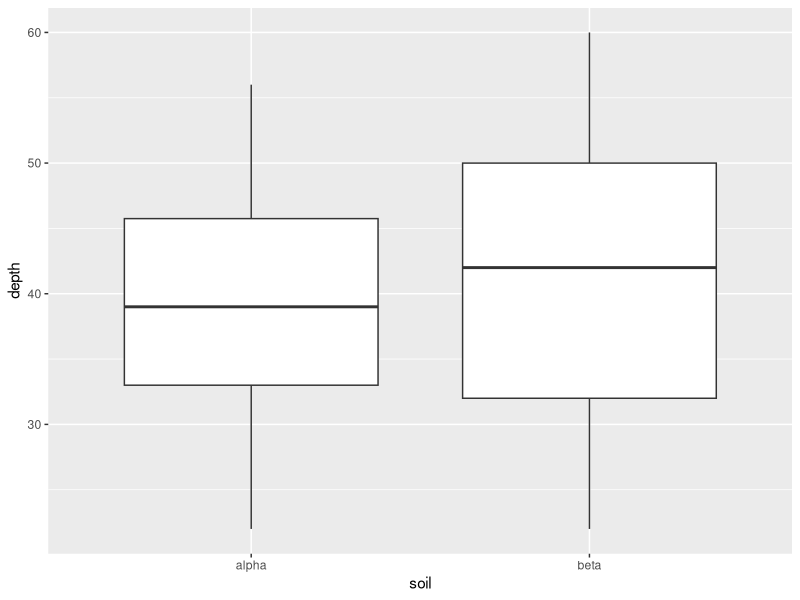
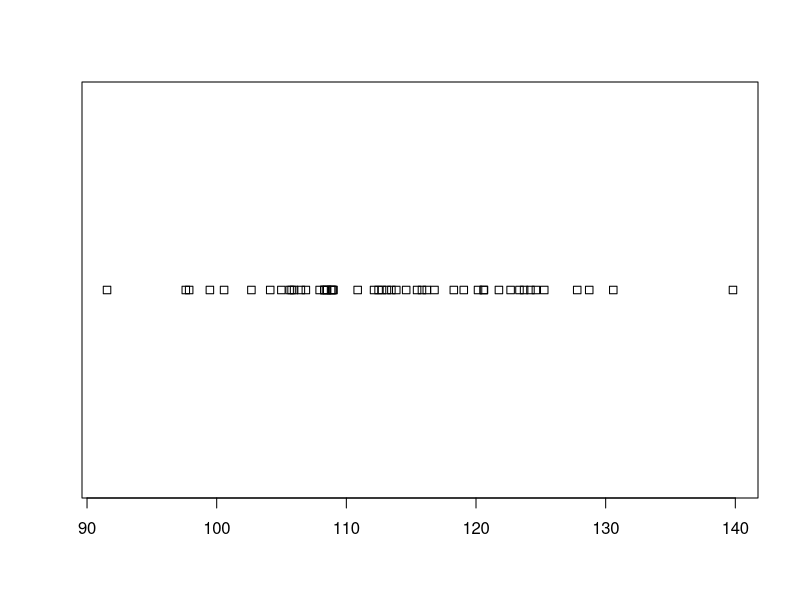
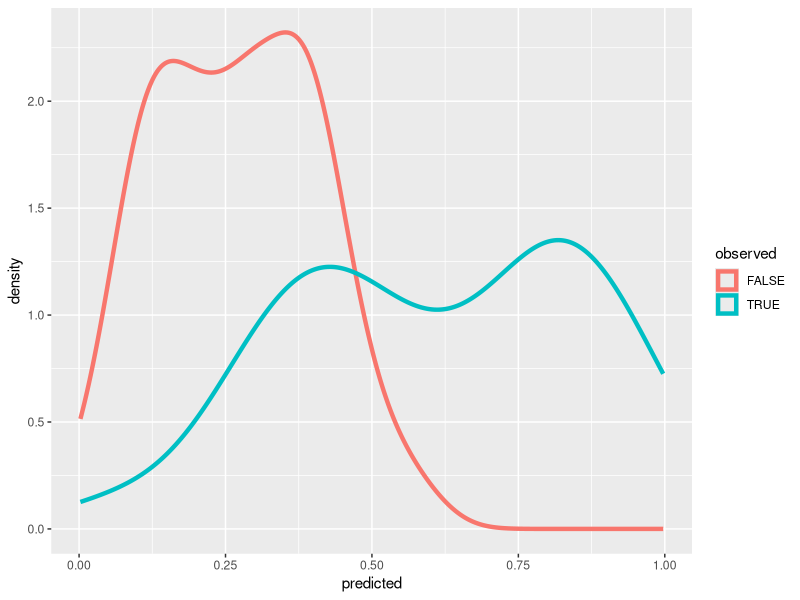

Here is the R script that generated these plots, in order:
## ---- chunk 1
knitr::opts_chunk$set(message = FALSE, warning = FALSE, background='#F7F7F7', fig.align='center', fig.retina=2, dev='png', tidy=FALSE, verbose=FALSE, antialias='cleartype', cache=FALSE)
## ---- chunk 2
library(ggplot2)

# set random seed, so that we all get the same results
set.seed(123)

# create a sample dataset with 10 values between 20 - 60
d1 <- data.frame(
  soil = "alpha",
  depth = sample(20:60, size = 10, replace = TRUE)
  )

# create a sample dataset with 100 values between 20 - 60
d2 <- data.frame(
  soil = "beta",
  depth = sample(20:60, size = 100, replace = TRUE)
  )

# combine d1 and d2
d3 <- rbind(d1, d2)

aggregate(depth ~ soil, data = d3, quantile)

# examine box plots
ggplot(d3, aes(x = soil, y = depth)) + geom_boxplot()
## ---- chunk 3

# calculate the mean of depth
m <- mean(d2$depth)
 
# subtract mean from each value and square (i.e. residuals)
d2$S <- (d2$depth - m)^2
 
#calculate overall sum of squares
SS <- sum(d2$S)
 
#calculate sample variance (length gives us the total number of sample/observations)
SS / (length(d2$depth) - 1)
## ---- chunk 4
aggregate(depth ~ soil, data = d3, var)
## ---- chunk 5
SE <- function(x) sd(x) / sqrt(length(x))

aggregate(depth ~ soil, data = d3, SE)
## ---- chunk 6
# this bootstrap is estimating the uncertainty associated with the variance of d2$depth
# an example of getting a confidence interval through bootstrapping (no assumption of a normal distribution)

# abbreviate our data to simply the commands
d <- d2$depth
n <- length(d)

# set number of iterations
N <- 50

# create a data frame to store the results
boot_stats <- data.frame(
  vars = numeric(N),
  means = numeric(N)
  )

# for each instance (i) in the set from 1 to N (50 in this case)
for (i in 1:N) {
  # create a new variable dB from each bootstrap sample of d
  boot.sample = sample(d, n, replace = TRUE) 
  boot_stats$means[i] = mean(boot.sample)
  boot_stats$vars[i] = var(boot.sample)
  }

quantile(boot_stats$vars)

stripchart(boot_stats$vars)


# Traditional Approach
ci <- c(
  # lower 5th
  l = mean(d) - 1.96 * sd(d) / sqrt(n),
  # upper 95th
  u = mean(d) + 1.96 * sd(d) / sqrt(n)
  )

# Compare Bootstrap to Confidence Interval
quantile(boot_stats$means, c(0.05, 0.95))

ci
## ---- chunk 7
### Numeric error metrics

### Linear model example

# Create a Ficticous Data-set
d_num <- data.frame(
  depth = 21:60 + rnorm(40, mean = 0, sd = 10),
  slope = 60:21
  )

num_lm <- lm(depth ~ slope, data = d_num, y = TRUE)

# R2
summary(num_lm)$r.squared

# or

predicted <- num_lm$fitted.values
observed <- num_lm$y

cor(predicted, observed)^2

# ME
mean(predicted - observed)

# RMSE
sqrt(mean((predicted - observed)^2))
## ---- chunk 8

# Create a Ficticous Data-set
r <- runif(175)
idx <- sample(which(r > 0.5), 75)
r <- r[-idx]

d_cat = data.frame(
  predicted = r, 
  observed  = (r + rnorm(100, sd = 0.2)) > 0.5
  )

# Compute Confusion Matrix
cm <- table(predicted = d_cat$predicted > 0.5, observed = d_cat$observed)
print(cm)

# or

library(caret)
confusionMatrix(cm, positive = "TRUE")


# Examine threshoold
ggplot(d_cat, aes(x = predicted, color = observed)) +
  geom_density(lwd = 1.5)


# Trade Precision for Sensitivity by Varying the Threshold 
cm <- table(predicted = d_cat$predicted > 0.4, observed = d_cat$observed)
confusionMatrix(cm, positive = "TRUE")

## ---- chunk 9
### Linear model example
# Create folds
folds <- createFolds(d_num$depth, k = 10)

# Cross validate
lm_cv <- lapply(folds, function(x) {
  train   = d_num[-x,]
  test    = d_num[x,]
  model   = lm(depth ~ ., data = train, y = TRUE)
  actual  = test$depth
  predict = predict(model, test)
  RMSE    = sqrt(mean((actual - predict)^2, na.rm = TRUE))
  R2      = cor(actual, predict, use = "pairwise")^2
  return(c(RMSE = RMSE, R2 = R2))
  }
  )

# Convert to a data.frame
lm_cv <- do.call(rbind, lm_cv)

# Summarize results
summary(lm_cv)
